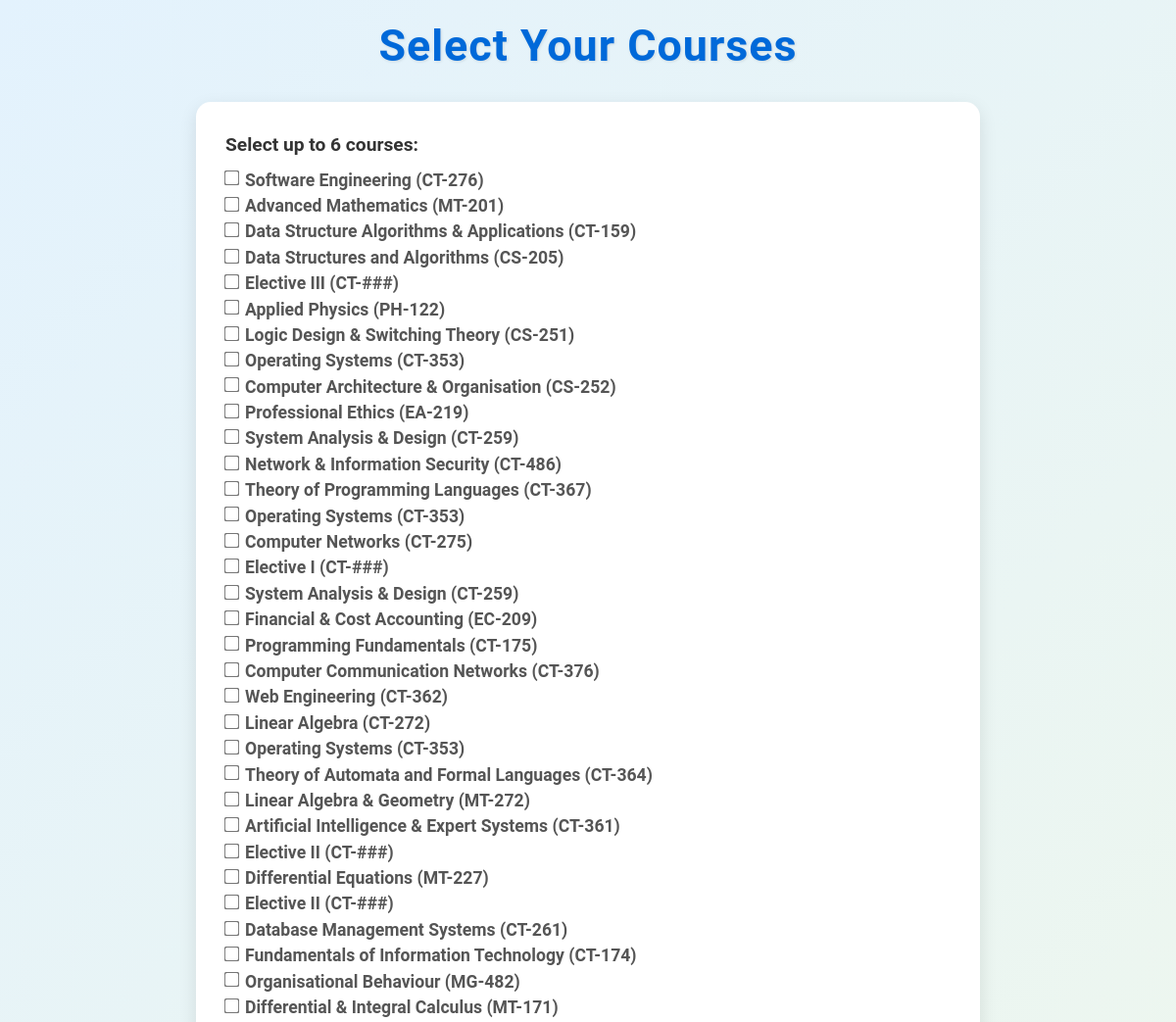
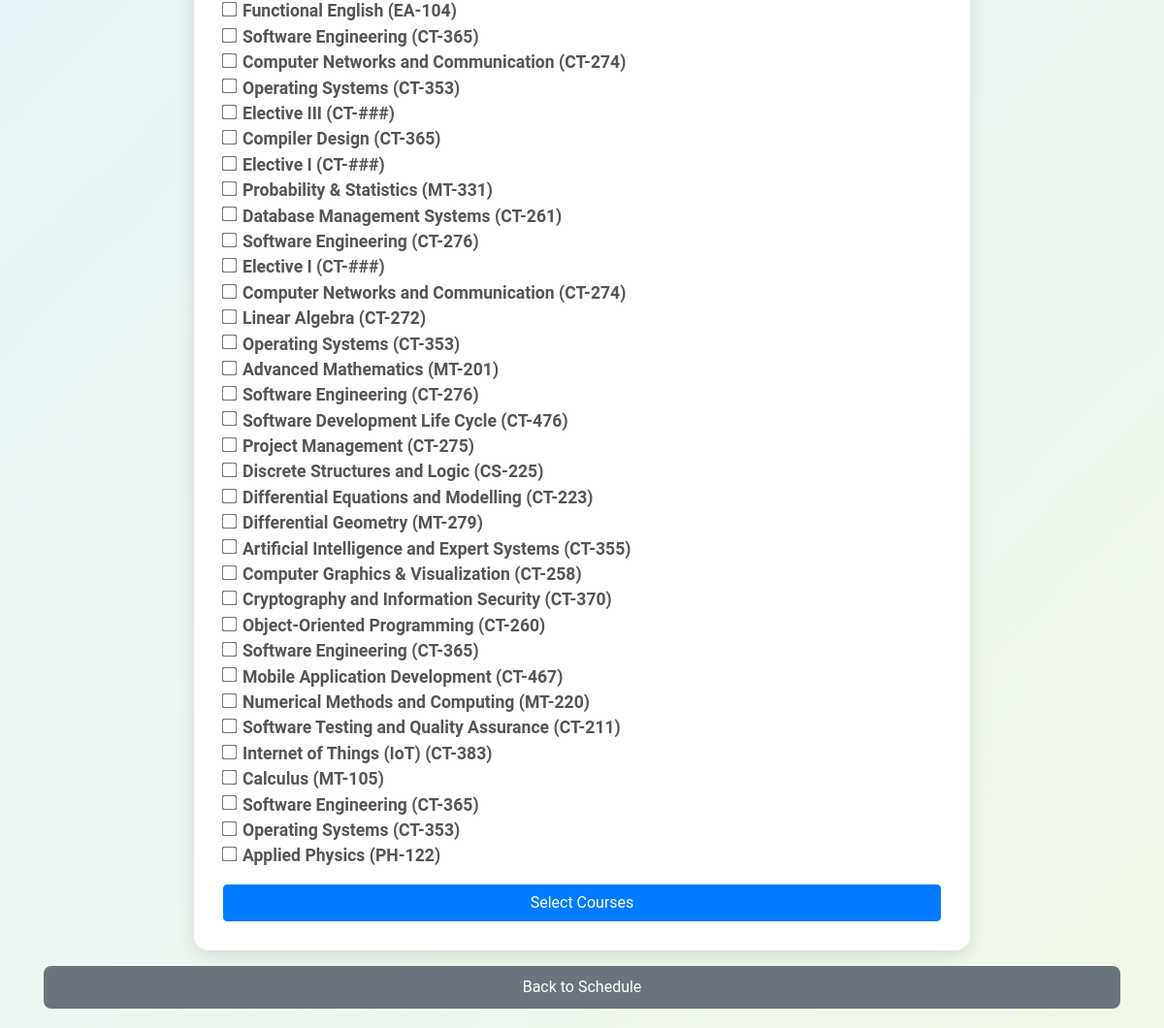
Page /select_courses on the earlier database version (2 pictures, top to bottom).
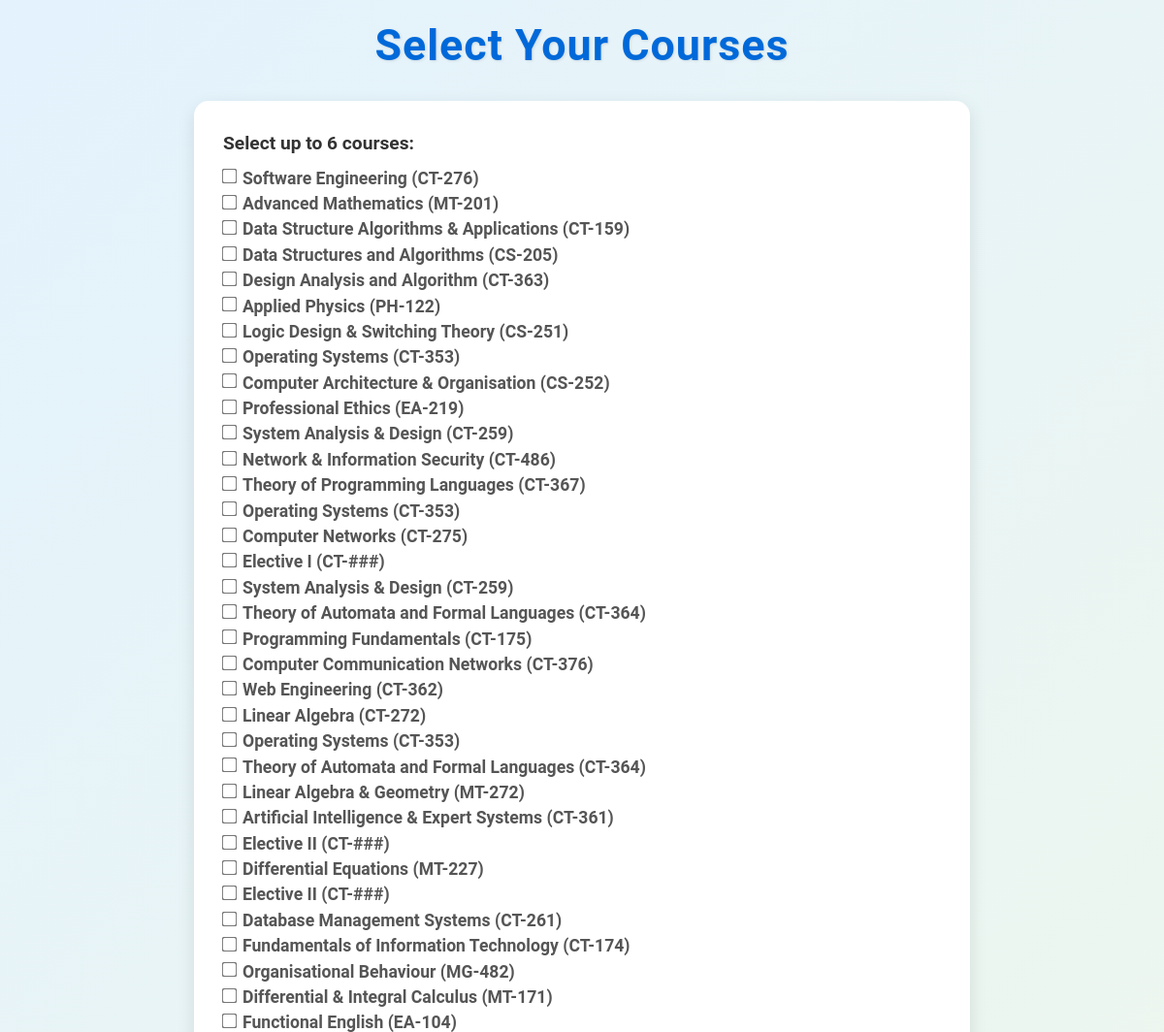
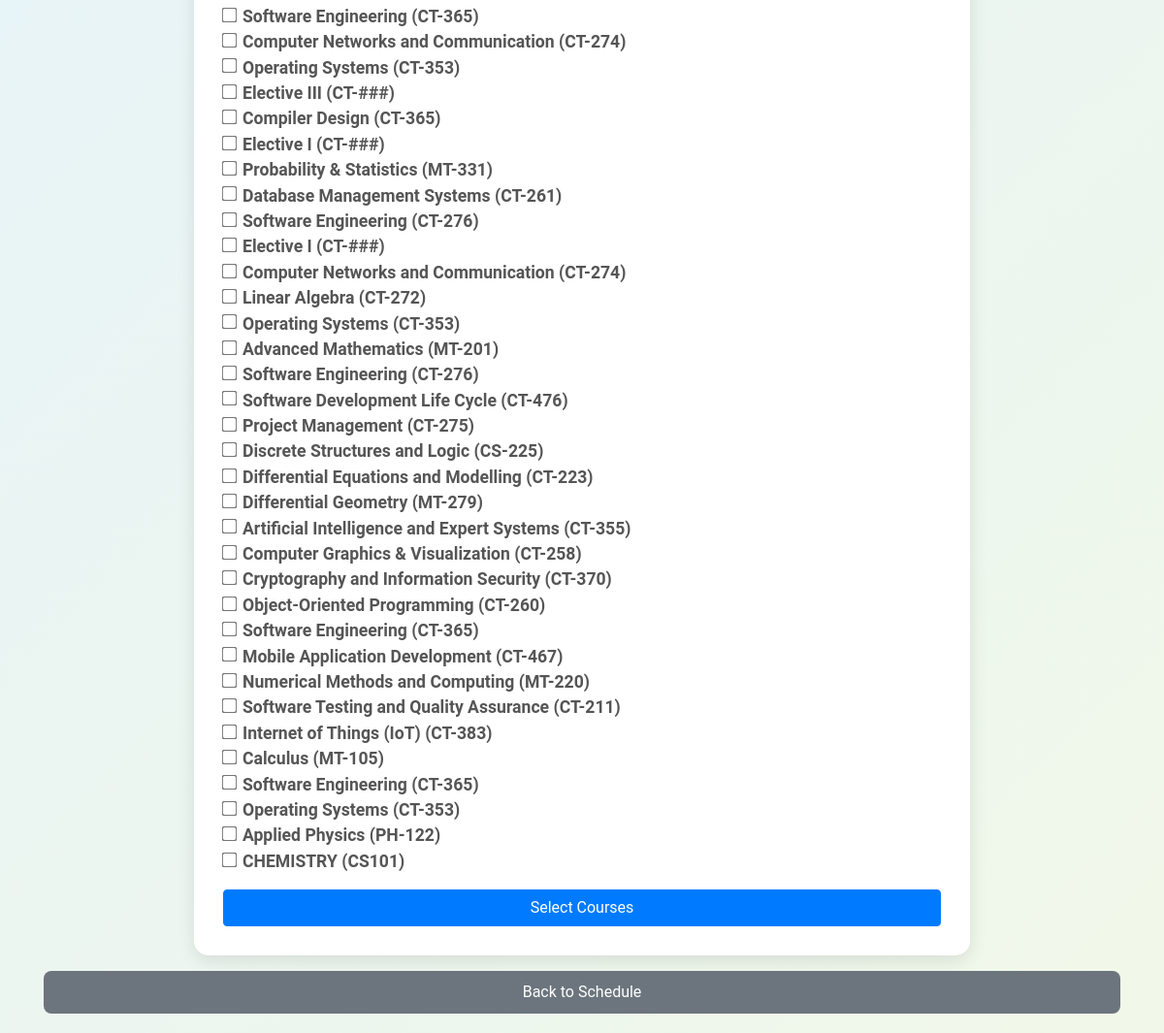
Same page on the later database version (2 pictures, top to bottom).
### tables this page shows
CREATE TABLE course_schedule (
        id INTEGER PRIMARY KEY AUTOINCREMENT,
        teacher_name TEXT NOT NULL,
        course_code TEXT NOT NULL,
        course_title TEXT NOT NULL,
        day_of_week TEXT NOT NULL,
        class_start_time TIME NOT NULL,
        class_end_time TIME NOT NULL,
        room INTEGER NOT NULL
    );

### app.py (the view, shortened to what this page needs)
@app.route('/select_courses', methods=['GET', 'POST'])
def select_courses():
    try:
        with get_db_connection() as conn:
            if conn:
                cursor = conn.cursor()
                cursor.execute("SELECT * FROM course_schedule")
                courses = cursor.fetchall()
            else:
                raise sqlite3.Error("Failed to connect to the database")
        return render_template('select_courses.html', courses=courses, selected_courses=[])
    except sqlite3.Error as e:
        flash(f"Error fetching courses: {e}", "danger")
        return render_template('select_courses.html', courses=[])

### app.py (called while the page is built)
def get_db_connection():
    try:
        conn = sqlite3.connect('university_schedule.db')  # Connect to the database file
        conn.row_factory = sqlite3.Row  # Allows rows to behave like dictionaries
        return conn
    except sqlite3.Error as e:
        print(f"Database connection error: {e}")
        flash(f"Database error: {e}", "danger")
        return None

### templates/select_courses.html (shortened to what this page needs)
<!DOCTYPE html>
<html lang="en">
<head>
    <link rel="stylesheet" href="https://stackpath.bootstrapcdn.com/bootstrap/4.5.2/css/bootstrap.min.css">
</head>
<body>
    <div class="container">
        <h1>Select Your Courses</h1>
        <form method="POST">
            <div class="form-group">
                <label>Select up to 6 courses:</label><br>
                {% for course in courses %}
                    <div class="form-check">
                        <input class="form-check-input" type="checkbox" name="courses" value="{{ course.id }}"
                               {% if course.id in selected_courses %} checked {% endif %}>
                        <label class="form-check-label">
                            {{ course.course_title }} ({{ course.course_code }})
                        </label>
                    </div>
                {% endfor %}
            </div>
            <button type="submit" class="btn btn-primary">Select Courses</button>
        </form>
        <a href="{{ url_for('index') }}" class="btn btn-secondary mt-3">Back to Schedule</a>
    </div>
</body>
</html>

### templates/select_courses.html (style rules this page uses)
body { font-family: 'Roboto', sans-serif; background: linear-gradient(135deg, #e3f2fd, #f1f8e9); margin: 0; padding: 20px; color: #333; }
h1 { text-align: center; color: #0069d9; font-size: 2.8rem; font-weight: 700; margin-bottom: 30px; letter-spacing: 1px; text-shadow: 1px 1px 3px rgba(0, 0, 0, 0.1); }
form { max-width: 800px; margin: 0 auto; padding: 30px; background-color: #ffffff; border-radius: 15px; box-shadow: 0 6px 18px rgba(0, 0, 0, 0.1); }
label { font-size: 1.2rem; font-weight: 600; color: #333; }
.form-check-label { font-size: 1.1rem; color: #555; }
.form-check-input { transform: scale(1.2); margin-right: 10px; accent-color: #007bff; }
button { width: 100%; padding: 15px; background-color: #007bff; color: white; border: none; border-radius: 8px; cursor: pointer; font-size: 1.2rem; transition: background-color 0.3s ease, box-shadow 0.2s ease; }
.btn-secondary { background-color: #6c757d; border: none; color: white; padding: 10px; margin-top: 15px; display: block; width: auto; text-align: center; border-radius: 8px; font-size: 1rem; text-decoration: none; transition: background-color 0.3s ease; }

Differences in the rows shown:
changed course_schedule: course_title "Elective III" → "Design Analysis and Algorithm"; course_code "CT-###" → "CT-363"
changed course_schedule (number 18 of 68 on the later page): course_title "Financial & Cost Accounting" → "Theory of Automata and Formal Languages"; course_code "EC-209" → "CT-364"
added course_schedule: course_title "CHEMISTRY", course_code "CS101"
